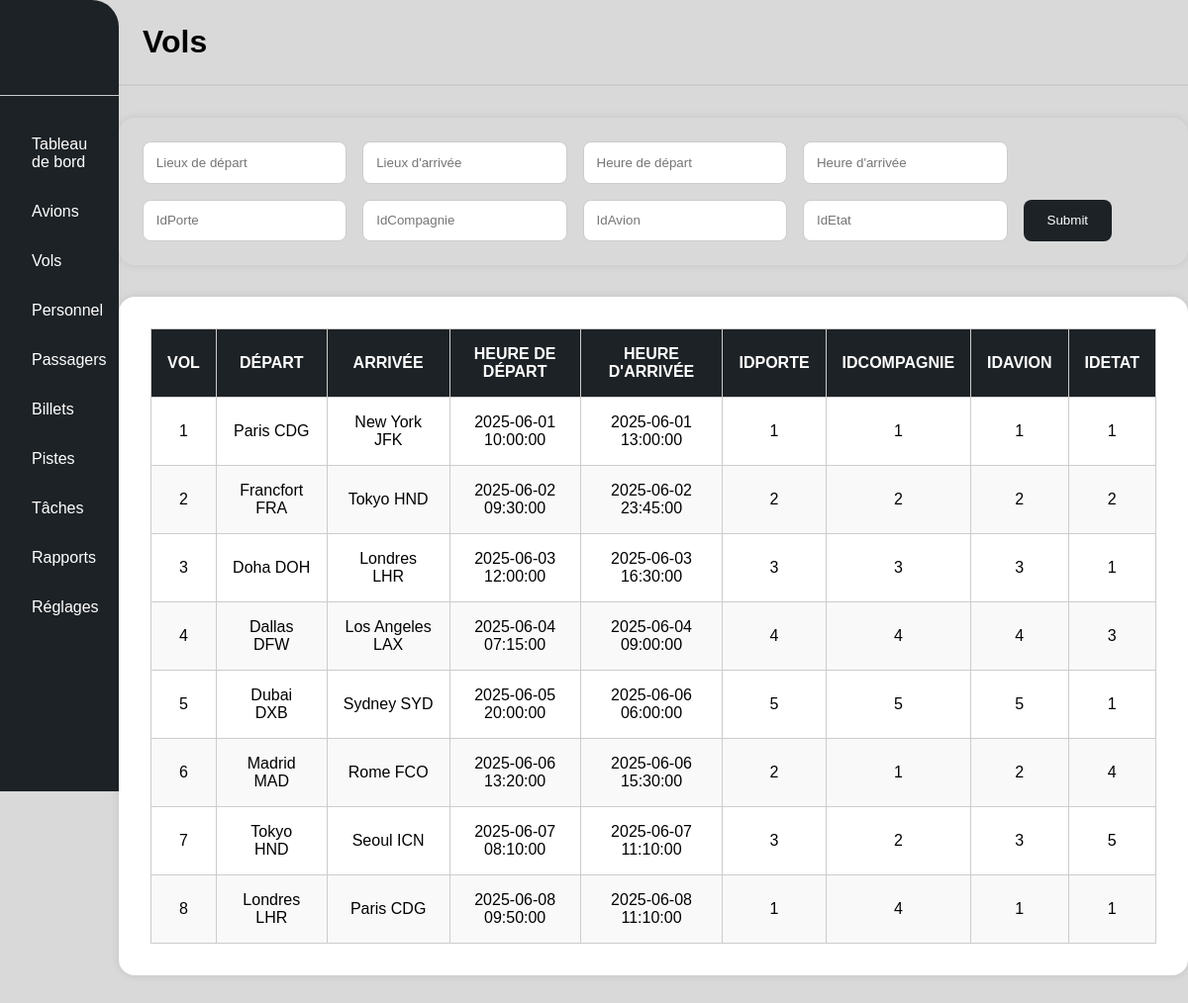
The page /PHP/vols.php on the database its author committed.
### tables this page shows
CREATE TABLE Vol (
    idVol BIGINT AUTO_INCREMENT PRIMARY KEY,
    LieuDepart VARCHAR(50),
    LieuArrive VARCHAR(50),
    HeureDepart DATETIME,
    HeureArrive DATETIME,
    idPorte BIGINT,
    idCompagnie BIGINT,
    idAvion BIGINT,
    idEtat BIGINT,
    FOREIGN KEY (idPorte) REFERENCES Porte(idPorte),
    FOREIGN KEY (idCompagnie) REFERENCES Compagnie_aerienne(idCompagnie),
    FOREIGN KEY (idAvion) REFERENCES Avion(idAvion),
    FOREIGN KEY (idEtat) REFERENCES Etat(idEtat)
);

### PHP/vols.php (the view, shortened to what this page needs)
<?php
require_once('BDD.php');
$sql = "SELECT * FROM Vol";
$result = $liaison->query($sql);
$vols = [];
while ($row = $result->fetch_assoc()) {
    $vols[] = $row;
}
?>
<!DOCTYPE html>
<html lang="en">
<head>
    <link rel="stylesheet" href="../css/style.css">
</head>
<body>
    <header>
        <h1>Vols</h1>
    </header>
    <nav>
        <div class="text-section">
            <a href="">Tableau de bord</a>
            <a href="./Avions.php">Avions</a>
            <a href="./vols.php">Vols</a>
            <a href="./Personnel.php">Personnel</a>
            <a href="./Passagers.php">Passagers</a>
            <a href="">Billets</a>
            <a href="">Pistes</a>
            <a href="">Tâches</a>
            <a href="">Rapports</a>
            <a href="">Réglages</a>
        </div>
    </nav>
    <div class="add-flight">
        <form method="POST" action="">
            <input type="text" placeholder="Lieux de départ" name="LieuDepart">
            <input type="text" placeholder="Lieux d'arrivée" name="LieuArrive">
            <input type="text" placeholder="Heure de départ" name="HeureDepart">
            <input type="text" placeholder="Heure d'arrivée" name="HeureArrive">
            <input type="text" placeholder="IdPorte" name="idPorte">
            <input type="text" placeholder="IdCompagnie" name="idCompagnie">
            <input type="text" placeholder="IdAvion" name="idAvion">
            <input type="text" placeholder="IdEtat" name="idEtat">
            <input type="submit" placeholder="Ajouter" name="insert-button">
        </form>
    </div>
    <div class="flight-status">
        <table>
            <thead>
                <tr>
                    <th>Vol</th>
                    <th>Départ</th>
                    <th>Arrivée</th>
                    <th>Heure de départ</th>
                    <th>Heure d'arrivée</th>
                    <th>idPorte</th>
                    <th>idCompagnie</th>
                    <th>idAvion</th>
                    <th>idEtat</th>
                </tr>
            </thead>
            <tbody>
            <?php foreach ($vols as $vol): ?>
        <tr>
            <td><?= $vol['idVol'] ?></td>
            <td><?= $vol['LieuDepart'] ?></td>
            <td><?= $vol['LieuArrive'] ?></td>
            <td><?= $vol['HeureDepart'] ?></td>
            <td><?= $vol['HeureArrive'] ?></td>
            <td><?= $vol['idPorte'] ?></td>
            <td><?= $vol['idCompagnie'] ?></td>
            <td><?= $vol['idAvion'] ?></td>
            <td><?= $vol['idEtat'] ?></td>
        </tr>
        <?php endforeach; ?>
            </tbody>
        </table>
    </div>
</body>
</html>

### css/style.css (style rules this page uses)
* { margin: 0; padding: 0; box-sizing: border-box; }
body { background-color: #d9d9d9; font-family: Arial, sans-serif; padding-left: 10%; }
header { padding: 1.5rem; display: flex; flex-direction: column; border-bottom: 2px solid #ccc; margin-bottom: 2rem; }
header h1 { text-align: left; }
nav { position: fixed; background-color: #1d2226; height: 100vh; width: 10%; left: 0; top: 0; padding-top: 6rem; border-top-right-radius: 1.7rem; z-index: 100; }
.text-section { border-top: 1px solid #ccc; padding: 1rem; }
.text-section a { display: block; margin-top: 1rem; text-decoration: none; color: #FFFF; padding: 0.5rem 1rem; transition: background-color 0.3s; }
.add-flight { padding: 1.5rem; border-radius: 1rem; box-shadow: 0 0 10px rgba(0, 0, 0, 0.1); margin-bottom: 2rem; }
.add-flight form { display: flex; flex-wrap: wrap; gap: 1rem; }
.add-flight input[type="text"] { padding: 0.8rem; border: 1px solid #ccc; border-radius: 0.5rem; width: 20%; }
.add-flight input[type="submit"] { padding: 0.8rem 1.5rem; background-color: #1d2226; color: white; border: none; border-radius: 0.5rem; }
.flight-status { background-color: #fff; padding: 2rem; border-radius: 1rem; box-shadow: 0 0 10px rgba(0, 0, 0, 0.1); overflow-x: auto; margin-bottom: 2rem; }
.flight-status table { width: 100%; border-collapse: collapse; font-family: Arial, sans-serif; background-color: #ffffff; }
.flight-status thead { background-color: #1d2226; color: white; text-transform: uppercase; }
.flight-status th, .flight-status td { padding: 1rem; text-align: center; border: 1px solid #ccc; }
.flight-status tbody tr:nth-child(even) { background-color: #f9f9f9; }

### rows shown on the page
vol: idVol "1", LieuDepart "Paris CDG", LieuArrive "New York JFK", HeureDepart "2025-06-01 10:00:00", HeureArrive "2025-06-01 13:00:00", idPorte "1", idCompagnie "1", idAvion "1", idEtat "1"
vol: idVol "2", LieuDepart "Francfort FRA", LieuArrive "Tokyo HND", HeureDepart "2025-06-02 09:30:00", HeureArrive "2025-06-02 23:45:00", idPorte "2", idCompagnie "2", idAvion "2", idEtat "2"
vol: idVol "3", LieuDepart "Doha DOH", LieuArrive "Londres LHR", HeureDepart "2025-06-03 12:00:00", HeureArrive "2025-06-03 16:30:00", idPorte "3", idCompagnie "3", idAvion "3", idEtat "1"
vol: idVol "4", LieuDepart "Dallas DFW", LieuArrive "Los Angeles LAX", HeureDepart "2025-06-04 07:15:00", HeureArrive "2025-06-04 09:00:00", idPorte "4", idCompagnie "4", idAvion "4", idEtat "3"
vol: idVol "5", LieuDepart "Dubai DXB", LieuArrive "Sydney SYD", HeureDepart "2025-06-05 20:00:00", HeureArrive "2025-06-06 06:00:00", idPorte "5", idCompagnie "5", idAvion "5", idEtat "1"
vol: idVol "6", LieuDepart "Madrid MAD", LieuArrive "Rome FCO", HeureDepart "2025-06-06 13:20:00", HeureArrive "2025-06-06 15:30:00", idPorte "2", idCompagnie "1", idAvion "2", idEtat "4"
vol: idVol "7", LieuDepart "Tokyo HND", LieuArrive "Seoul ICN", HeureDepart "2025-06-07 08:10:00", HeureArrive "2025-06-07 11:10:00", idPorte "3", idCompagnie "2", idAvion "3", idEtat "5"
vol: idVol "8", LieuDepart "Londres LHR", LieuArrive "Paris CDG", HeureDepart "2025-06-08 09:50:00", HeureArrive "2025-06-08 11:10:00", idPorte "1", idCompagnie "4", idAvion "1", idEtat "1"
